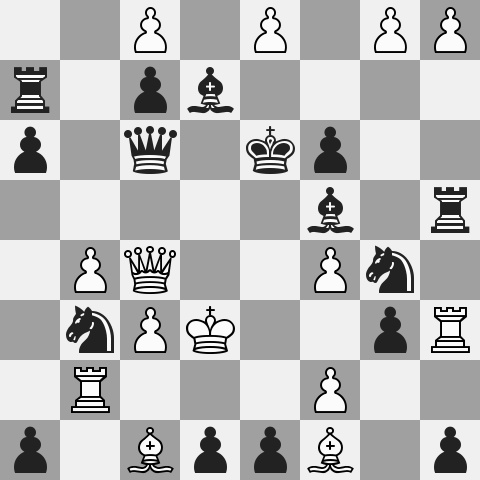
%> input picture HW2/input/Part_4/p4_board_1.jpg, 480 x 480 px
$ octave Part4_a.m   (GNU Octave 9; MATLAB toolbox functions it lacks are replaced by stand-ins)
%> lines starting %> are read from the running program, lines starting %| are printed output that depends on the picture
img1=imread('input/Part_4/p4_board_1.jpg');
%> img1 is the input picture: size 480x480x3 uint8; min 0, max 255, mean 184.8
img2=imread('input/Part_4/p4_board_2.jpg');
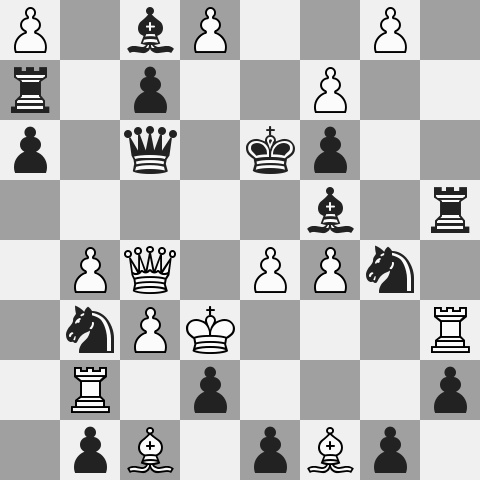
%> input picture HW2/input/Part_4/p4_board_2.jpg, 480 x 480 px
%> img2 is the input picture: size 480x480x3 uint8; min 0, max 255, mean 184.8
img3=imread('input/Part_4/p4_board_3.jpg');
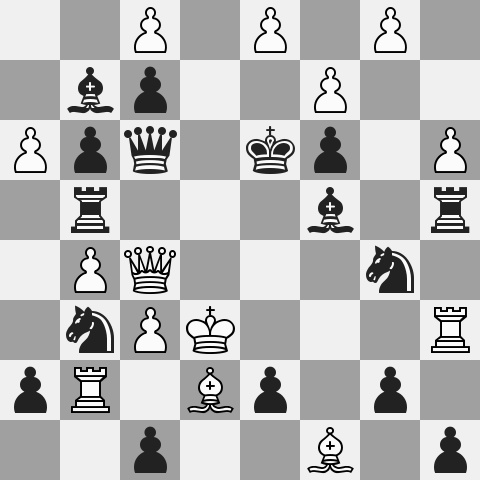
%> input picture HW2/input/Part_4/p4_board_3.jpg, 480 x 480 px
%> img3 is the input picture: size 480x480x3 uint8; min 0, max 255, mean 183.4


black_on_white_pawn=imread('black_on_white_pawn.png');
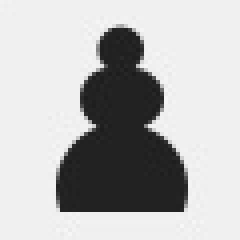
%> input picture HW2/programs/black_on_white_pawn.png, 60 x 60 px (shown 4 times larger)
%> black_on_white_pawn is the input picture: size 60x60 uint8; min 28, max 247, mean 184.5
black_on_black_pawn=imread('black_on_black_pawn.png');
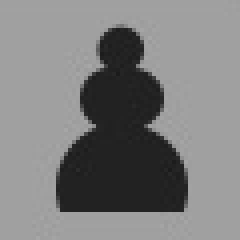
%> input picture HW2/programs/black_on_black_pawn.png, 60 x 60 px (shown 4 times larger)
%> black_on_black_pawn is the input picture: size 60x60 uint8; min 27, max 167, mean 126
white_on_black_pawn=imread('white_on_black_pawn.png');
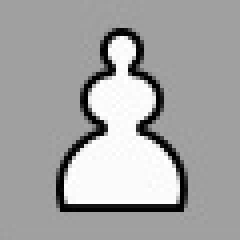
%> input picture HW2/programs/white_on_black_pawn.png, 60 x 60 px (shown 4 times larger)
%> white_on_black_pawn is the input picture: size 60x60 uint8; min 0, max 255, mean 164.5
%> (the run ends here)
